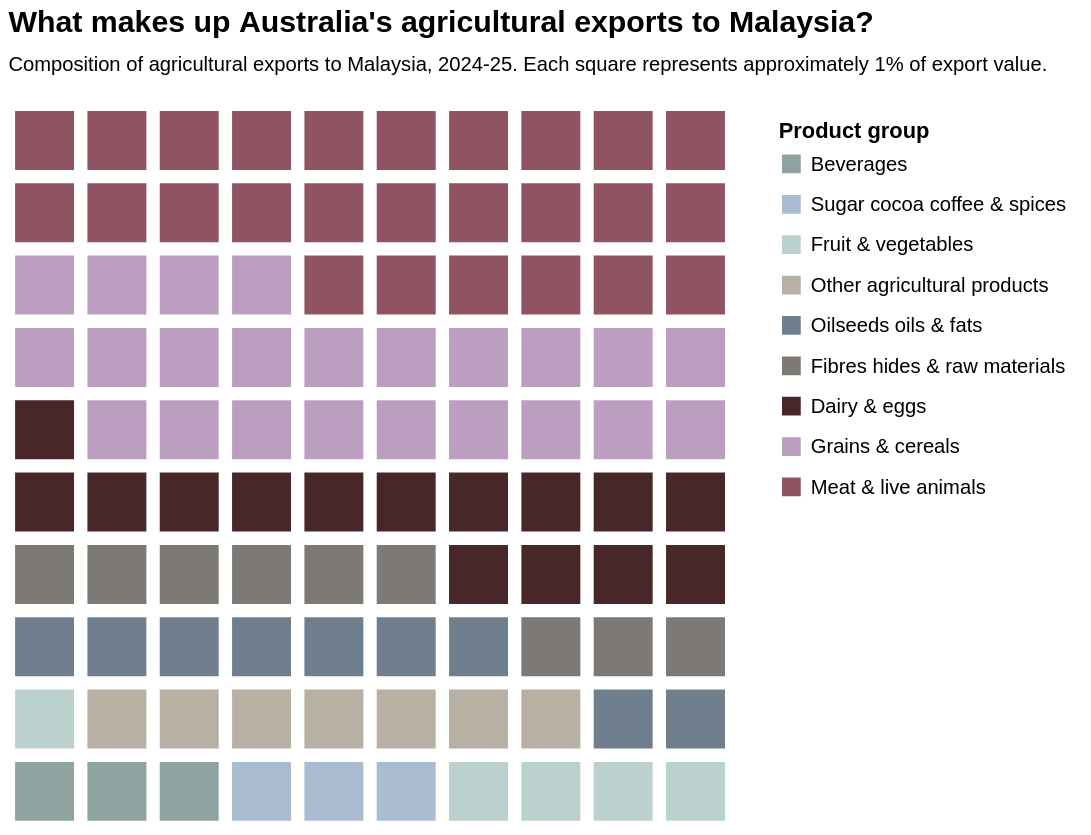

Source (Vega-Lite JSON):
### Vega-Lite specification from a JSON file in a GitHub repository (floating-point values rounded to 4 significant figures)
{"$schema": "https://vega.github.io/schema/vega-lite/v5.json", "title": {"text": "What makes up Australia's agricultural exports to Malaysia?", "subtitle": "Composition of agricultural exports to Malaysia, 2024-25. Each square represents approximately 1% of export value.", "anchor": "start", "subtitlePadding": 10, "offset": 18}, "width": 430, "height": 430, "data": {"sequence": {"start": 0, "stop": 100, "step": 1, "as": "square"}}, "params": [{"name": "category_select", "select": {"type": "point", "fields": ["category"], "on": "click", "clear": "dblclick"}, "bind": "legend"}], "transform": [{"calculate": "datum.square % 10", "as": "column"}, {"calculate": "9 - floor(datum.square / 10)", "as": "row"}, {"calculate": "datum.square < 3 ? 'Beverages' : datum.square < 6 ? 'Sugar cocoa coffee & spices' : datum.square < 11 ? 'Fruit & vegetables' : datum.square < 18 ? 'Other agricultural products' : datum.square < 27 ? 'Oilseeds oils & fats' : datum.square < 36 ? 'Fibres hides & raw materials' : datum.square < 51 ? 'Dairy & eggs' : datum.square < 74 ? 'Grains & cereals' : 'Meat & live animals'", "as": "category"}, {"calculate": "datum.category == 'Meat & live animals' ? 482.6 : datum.category == 'Grains & cereals' ? 430.3 : datum.category == 'Dairy & eggs' ? 287.2 : datum.category == 'Fibres hides & raw materials' ? 178.0 : datum.category == 'Oilseeds oils & fats' ? 167.1 : datum.category == 'Other agricultural products' ? 133.2 : datum.category == 'Fruit & vegetables' ? 101.8 : datum.category == 'Sugar cocoa coffee & spices' ? 64.2 : 52.8", "as": "value_aud_million"}], "mark": {"type": "square", "size": 1300, "stroke": "#ffffff", "strokeWidth": 1}, "encoding": {"x": {"field": "column", "type": "ordinal", "axis": null}, "y": {"field": "row", "type": "ordinal", "axis": null}, "color": {"field": "category", "type": "nominal", "title": "Product group", "scale": {"domain": ["Beverages", "Sugar cocoa coffee & spices", "Fruit & vegetables", "Other agricultural products", "Oilseeds oils & fats", "Fibres hides & raw materials", "Dairy & eggs", "Grains & cereals", "Meat & live animals"], "range": ["#8fa3a0", "#A9BCD0", "#BAD1CD", "#b8b0a3", "#6f7f8d", "#7d7975", "#482728", "#BC9EC1", "#8f5361"]}, "legend": {"title": "Product group", "orient": "right", "labelFontSize": 12, "titleFontSize": 13, "titleFontWeight": "bold", "symbolType": "square", "symbolSize": 160, "labelLimit": 220, "rowPadding": 5, "padding": 10}}, "opacity": {"condition": {"param": "category_select", "value": 1}, "value": 0.15}, "tooltip": [{"field": "category", "type": "nominal", "title": "Product group"}, {"field": "value_aud_million", "type": "quantitative", "title": "Export value (A$ million)", "format": ",.1f"}]}, "config": {"view": {"stroke": null}, "legend": {"labelFontSize": 12, "titleFontSize": 13, "titleFontWeight": "bold", "symbolSize": 160, "orient": "right"}, "title": {"fontSize": 18, "subtitleFontSize": 12}}}
